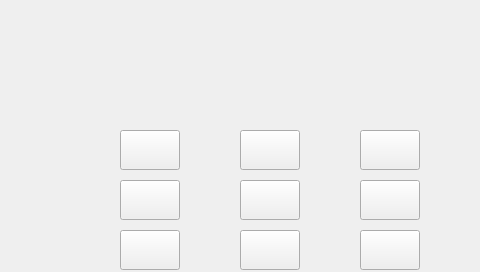
<?xml version="1.0" encoding="UTF-8"?>
<ui version="4.0">
 <class>recievedata</class>
 <widget class="QWidget" name="recievedata">
  <property name="geometry">
   <rect>
    <x>0</x>
    <y>0</y>
    <width>480</width>
    <height>272</height>
   </rect>
  </property>
  <property name="windowTitle">
   <string>Form</string>
  </property>
  <widget class="QPushButton" name="pushButton">
   <property name="geometry">
    <rect>
     <x>120</x>
     <y>130</y>
     <width>60</width>
     <height>40</height>
    </rect>
   </property>
   <property name="text">
    <string/>
   </property>
  </widget>
  <widget class="QPushButton" name="pushButton_2">
   <property name="geometry">
    <rect>
     <x>240</x>
     <y>130</y>
     <width>60</width>
     <height>40</height>
    </rect>
   </property>
   <property name="text">
    <string/>
   </property>
  </widget>
  <widget class="QPushButton" name="pushButton_3">
   <property name="geometry">
    <rect>
     <x>360</x>
     <y>130</y>
     <width>60</width>
     <height>40</height>
    </rect>
   </property>
   <property name="text">
    <string/>
   </property>
  </widget>
  <widget class="QPushButton" name="pushButton_4">
   <property name="geometry">
    <rect>
     <x>120</x>
     <y>180</y>
     <width>60</width>
     <height>40</height>
    </rect>
   </property>
   <property name="text">
    <string/>
   </property>
  </widget>
  <widget class="QPushButton" name="pushButton_5">
   <property name="geometry">
    <rect>
     <x>240</x>
     <y>180</y>
     <width>60</width>
     <height>40</height>
    </rect>
   </property>
   <property name="text">
    <string/>
   </property>
  </widget>
  <widget class="QPushButton" name="pushButton_6">
   <property name="geometry">
    <rect>
     <x>360</x>
     <y>180</y>
     <width>60</width>
     <height>40</height>
    </rect>
   </property>
   <property name="text">
    <string/>
   </property>
  </widget>
  <widget class="QPushButton" name="pushButton_7">
   <property name="geometry">
    <rect>
     <x>120</x>
     <y>230</y>
     <width>60</width>
     <height>40</height>
    </rect>
   </property>
   <property name="text">
    <string/>
   </property>
  </widget>
  <widget class="QPushButton" name="pushButton_8">
   <property name="geometry">
    <rect>
     <x>240</x>
     <y>230</y>
     <width>60</width>
     <height>40</height>
    </rect>
   </property>
   <property name="text">
    <string/>
   </property>
  </widget>
  <widget class="QPushButton" name="pushButton_9">
   <property name="geometry">
    <rect>
     <x>360</x>
     <y>230</y>
     <width>60</width>
     <height>40</height>
    </rect>
   </property>
   <property name="text">
    <string/>
   </property>
  </widget>
 </widget>
 <resources/>
 <connections/>
</ui>
